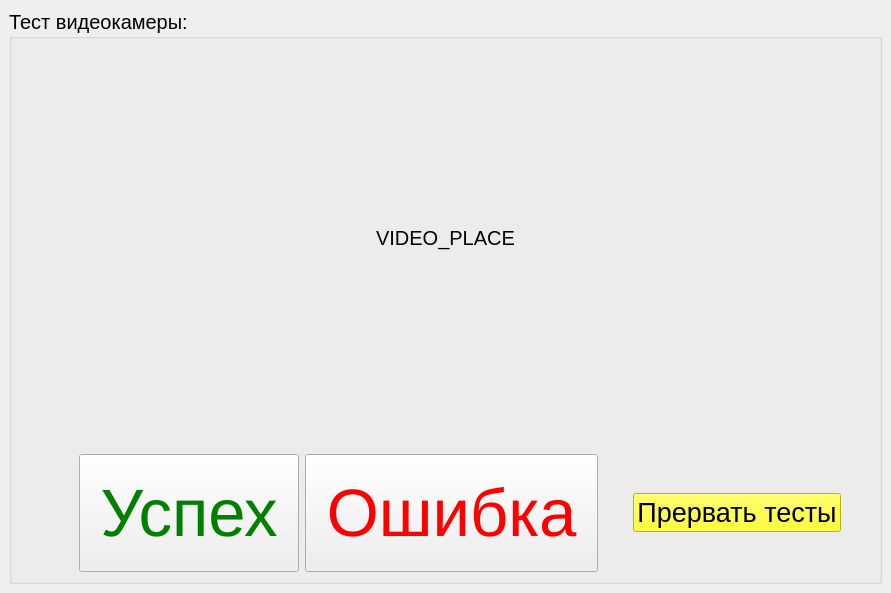
<?xml version="1.0" encoding="UTF-8"?>
<ui version="4.0">
 <class>TestVideoCamWindow</class>
 <widget class="QMainWindow" name="TestVideoCamWindow">
  <property name="geometry">
   <rect>
    <x>0</x>
    <y>0</y>
    <width>891</width>
    <height>593</height>
   </rect>
  </property>
  <property name="windowTitle">
   <string>Test_VideoCam</string>
  </property>
  <property name="windowIcon">
   <iconset resource="res.qrc">
    <normaloff>:/res/images/logo.ico</normaloff>:/res/images/logo.ico</iconset>
  </property>
  <widget class="QWidget" name="centralwidget">
   <layout class="QVBoxLayout" name="verticalLayout_3">
    <item>
     <widget class="QGroupBox" name="groupBox">
      <property name="font">
       <font>
        <pointsize>15</pointsize>
       </font>
      </property>
      <property name="title">
       <string>Тест видеокамеры:</string>
      </property>
      <layout class="QHBoxLayout" name="horizontalLayout_3">
       <item>
        <layout class="QVBoxLayout" name="verticalLayout_2">
         <item>
          <layout class="QVBoxLayout" name="verticalLayout">
           <item>
            <layout class="QHBoxLayout" name="horizontalLayout_2">
             <item>
              <widget class="QLabel" name="label_video">
               <property name="text">
                <string>VIDEO_PLACE</string>
               </property>
               <property name="alignment">
                <set>Qt::AlignmentFlag::AlignCenter</set>
               </property>
              </widget>
             </item>
            </layout>
           </item>
          </layout>
         </item>
         <item>
          <layout class="QHBoxLayout" name="horizontalLayout">
           <property name="topMargin">
            <number>20</number>
           </property>
           <item>
            <spacer name="horizontalSpacer_3">
             <property name="orientation">
              <enum>Qt::Orientation::Horizontal</enum>
             </property>
             <property name="sizeHint" stdset="0">
              <size>
               <width>40</width>
               <height>20</height>
              </size>
             </property>
            </spacer>
           </item>
           <item>
            <spacer name="horizontalSpacer">
             <property name="orientation">
              <enum>Qt::Orientation::Horizontal</enum>
             </property>
             <property name="sizeHint" stdset="0">
              <size>
               <width>40</width>
               <height>20</height>
              </size>
             </property>
            </spacer>
           </item>
           <item>
            <widget class="QPushButton" name="pushButton_success">
             <property name="font">
              <font>
               <pointsize>50</pointsize>
              </font>
             </property>
             <property name="styleSheet">
              <string notr="true">color: green;
padding: 20%;</string>
             </property>
             <property name="text">
              <string>Успех</string>
             </property>
            </widget>
           </item>
           <item>
            <widget class="QPushButton" name="pushButton_fail">
             <property name="font">
              <font>
               <pointsize>50</pointsize>
              </font>
             </property>
             <property name="styleSheet">
              <string notr="true">color: red;
padding: 20%;</string>
             </property>
             <property name="text">
              <string>Ошибка</string>
             </property>
            </widget>
           </item>
           <item>
            <layout class="QHBoxLayout" name="horizontalLayout_4" stretch="0,0">
             <item>
              <spacer name="horizontalSpacer_8">
               <property name="orientation">
                <enum>Qt::Orientation::Horizontal</enum>
               </property>
               <property name="sizeHint" stdset="0">
                <size>
                 <width>40</width>
                 <height>20</height>
                </size>
               </property>
              </spacer>
             </item>
             <item>
              <widget class="QPushButton" name="pushButton_all_test_break">
               <property name="font">
                <font>
                 <pointsize>20</pointsize>
                </font>
               </property>
               <property name="styleSheet">
                <string notr="true">background: yellow</string>
               </property>
               <property name="text">
                <string>Прервать тесты</string>
               </property>
              </widget>
             </item>
            </layout>
           </item>
           <item>
            <spacer name="horizontalSpacer_5">
             <property name="orientation">
              <enum>Qt::Orientation::Horizontal</enum>
             </property>
             <property name="sizeHint" stdset="0">
              <size>
               <width>40</width>
               <height>20</height>
              </size>
             </property>
            </spacer>
           </item>
          </layout>
         </item>
        </layout>
       </item>
      </layout>
     </widget>
    </item>
   </layout>
  </widget>
 </widget>
 <resources>
  <include location="res.qrc"/>
 </resources>
 <connections/>
</ui>
